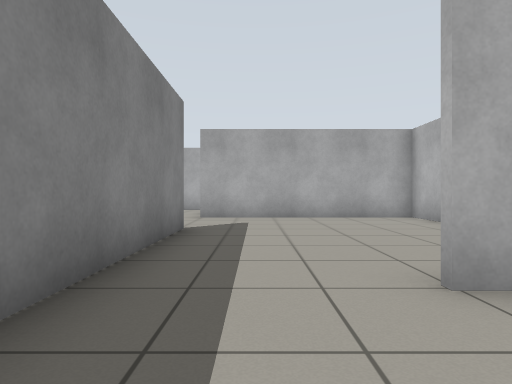
[1] (above)

24 first-person views from a walk through a Gazebo world. The camera is 0.72 m above the floor, looks level and sees 75° across. The floor is counted in squares, 1 m on a side. Each view is taken from the middle of a square. On the plan, view 1 faces up. The plan holds only what a view shows up to about 10 squares ahead; the rest is blank.

[2]
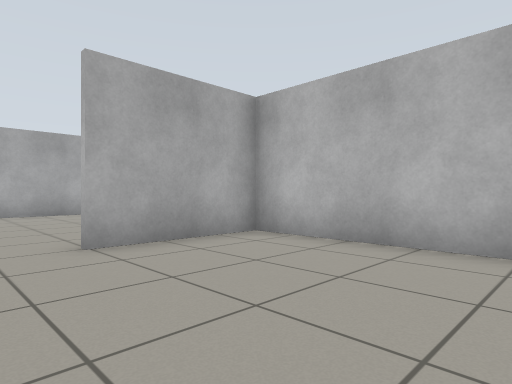

[3]
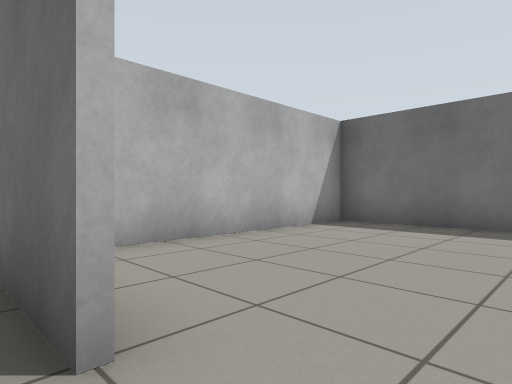

[4]
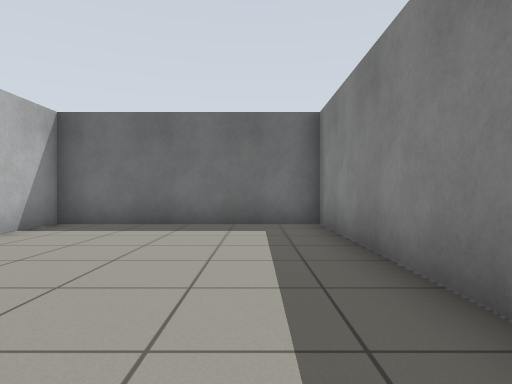

[5]
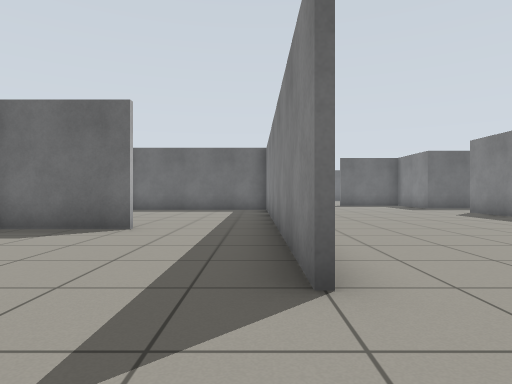

[6]
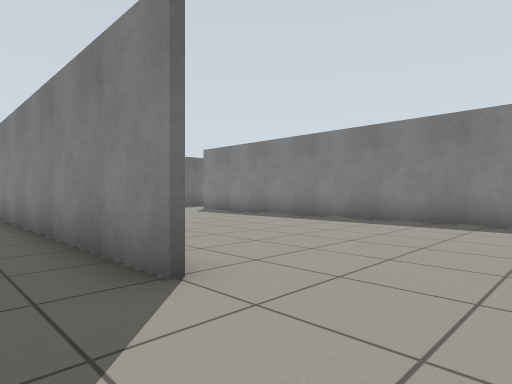

[7]
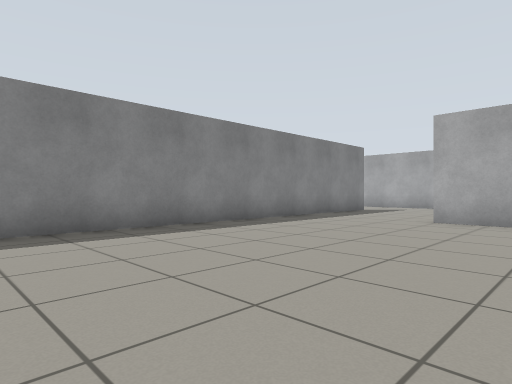

[8]
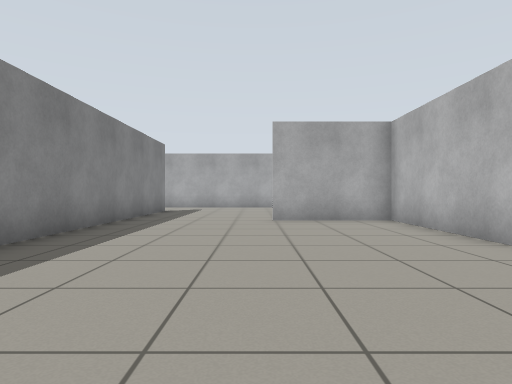

[9]
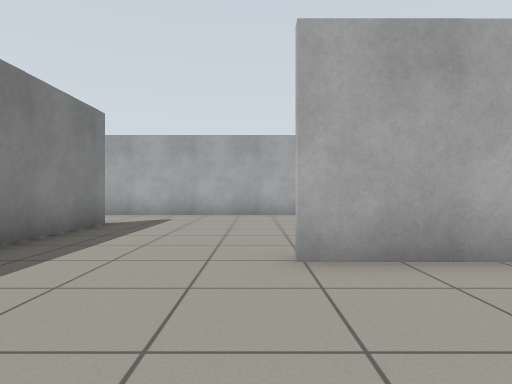

[10]
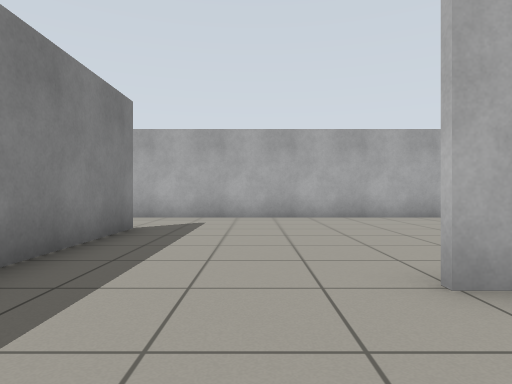

[11]
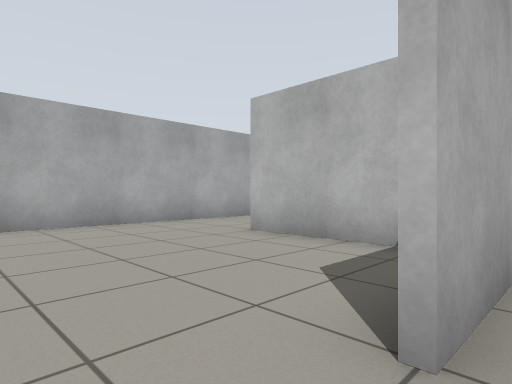

[12]
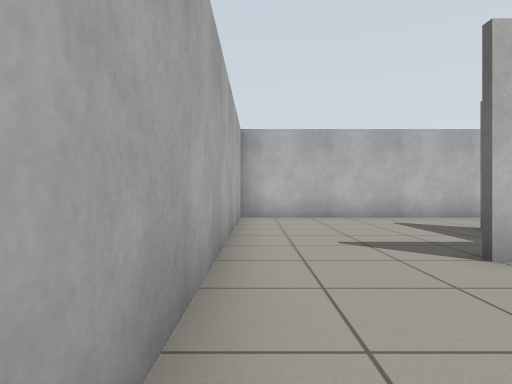

[13]
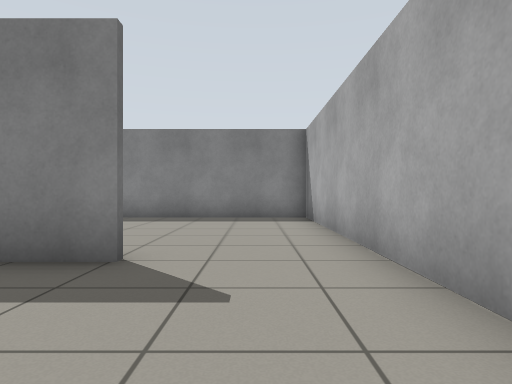

[14]
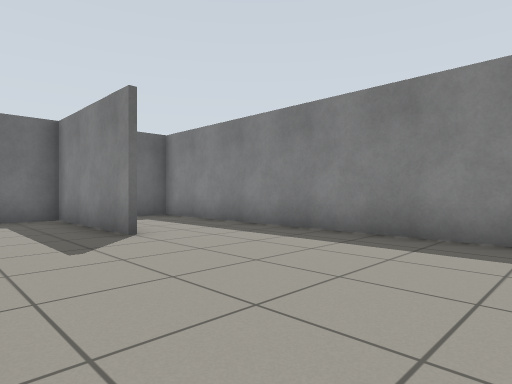

[15]
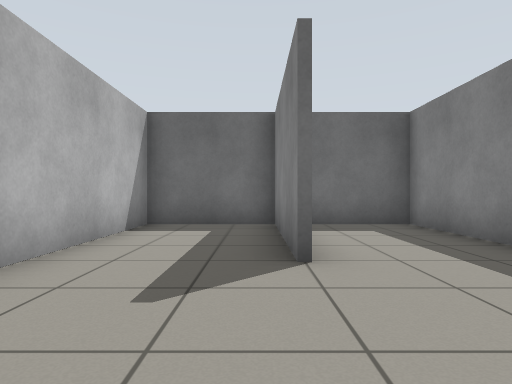

[16]
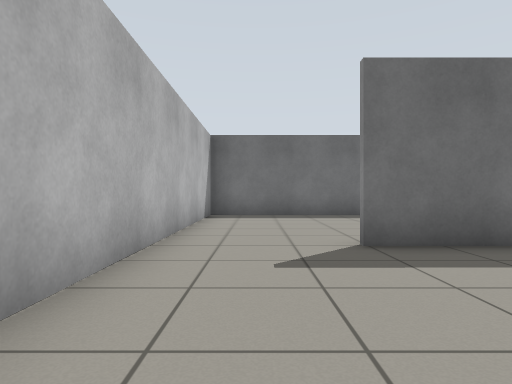

[17]
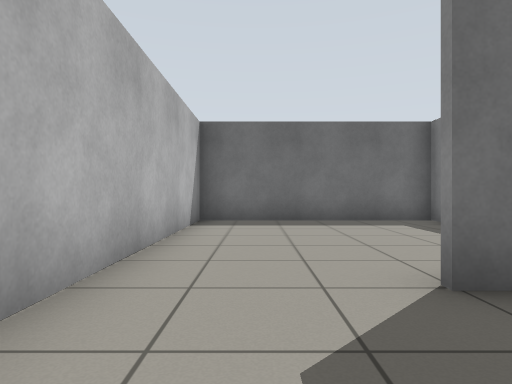

[18]
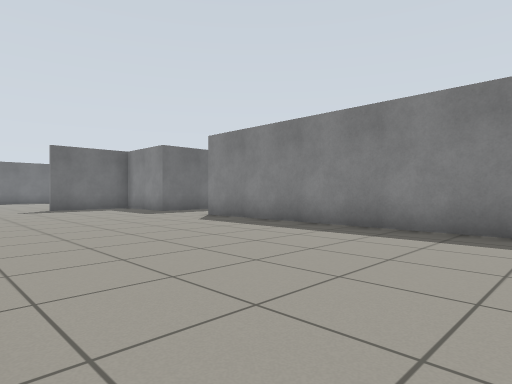

[19]
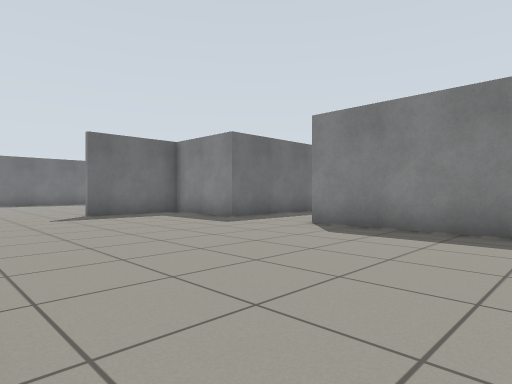

[20]
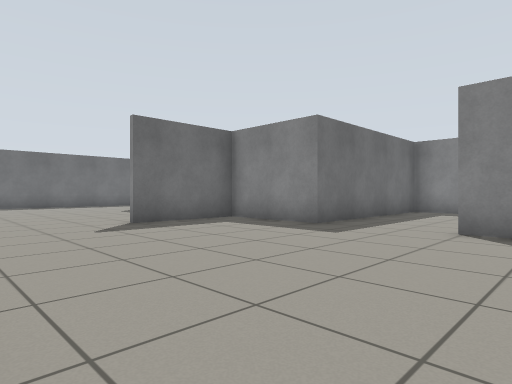

[21]
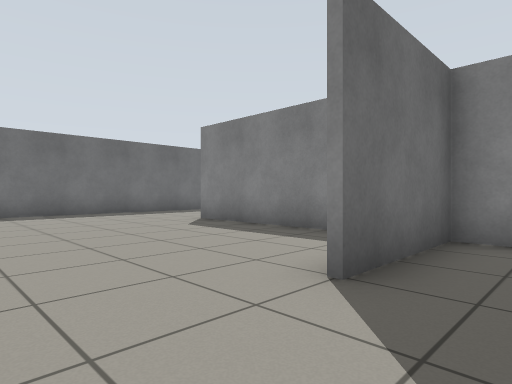

[22]
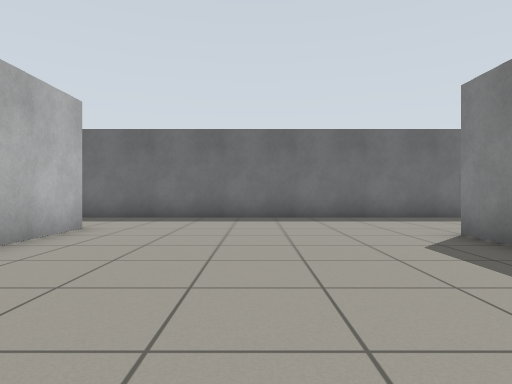

[23]
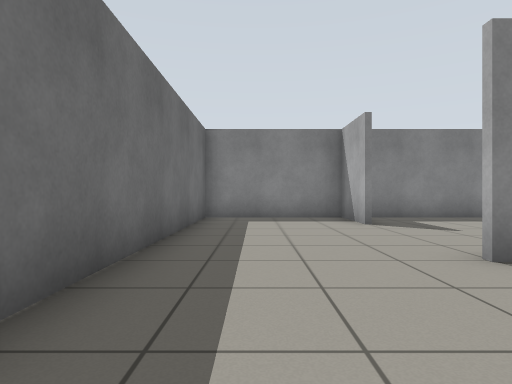

[24]
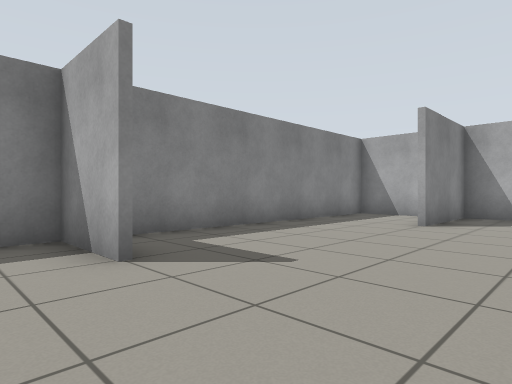

### Floor plan
Points are (right, up) in squares from view 1. A wall is a line through its corners. A room is listed if a view was taken in it or the views show most of it. See-through windows are left out.
Room 1 (views 1, 2, 3, 4)
walls: (-1.4, 3.6) (-1.4, -4.4) (4.4, -4.4) (4.4, 2.4) (1.4, 2.4)
ways out: opening at (0.5, 3) to room 2
Room 2 (views 5, 6, 7, 8, 9, 10, 11, 12, 13, 14, 15, 16, 17, 18, 19, 20, 21, 22, 23, 24)
walls: (1.4, 2.6) (4, 2.6); (-1.4, 6.6) (-1.4, 3.6); (-8.4, -5.4) (-8.4, -8.4) (-5.4, -8.4); (-11.4, -5.6) (-11.4, -8.6); (-1.4, 9.6) (4.4, 9.6) (4.4, 20.5); (4.4, 8) (4.4, 9.4) (-1.6, 9.4) (-1.6, 13.4) (-4.6, 13.4); (-8.4, -10.5) (-8.4, -14.6); (-14.4, -7.2) (-14.4, -13.8); (-1.6, 14.7) (-1.6, 17.6); (-11.4, 13.6) (-11.4, 9.6) (-8.6, 9.6) (-8.6, 13.9); (-0.5, 15.6) (1.6, 15.6); (-8.4, 17.6) (-8.4, -2.6); (-1.6, -15.6) (-1.6, -13.4); (-12.4, -14.6) (-14.4, -14.6) (-14.4, -18.4) (-0.1, -18.4); (4.1, 20.4) (-14.4, 20.4) (-14.4, 9.6) (-12.2, 9.6)
ways out: opening at (0.5, 3) to room 1; opening at (-8, -3.5)

Positions as (right, up) in squares from view 1, and headings:
1: (0, 0), facing up
2: (0, -2), facing up-right
3: (0, 3), facing down-right
4: (0, 3), facing down
5: (-1, 9), facing down
6: (0, 9), facing down-left
7: (-2, 5), facing up-left
8: (-5, 5), facing up
9: (-5, 10), facing up
10: (-6, 11), facing up
11: (-6, 13), facing up-right
12: (-5, 20), facing right
13: (-5, 19), facing left
14: (-9, 19), facing down-left
15: (-11, 17), facing down
16: (3, 20), facing down
17: (3, 18), facing down
18: (-2, 6), facing down-left
19: (-2, 2), facing down-left
20: (-2, -1), facing down-left
21: (-3, -7), facing down-left
22: (-5, -9), facing down
23: (-5, -17), facing left
24: (-9, -16), facing up-left
